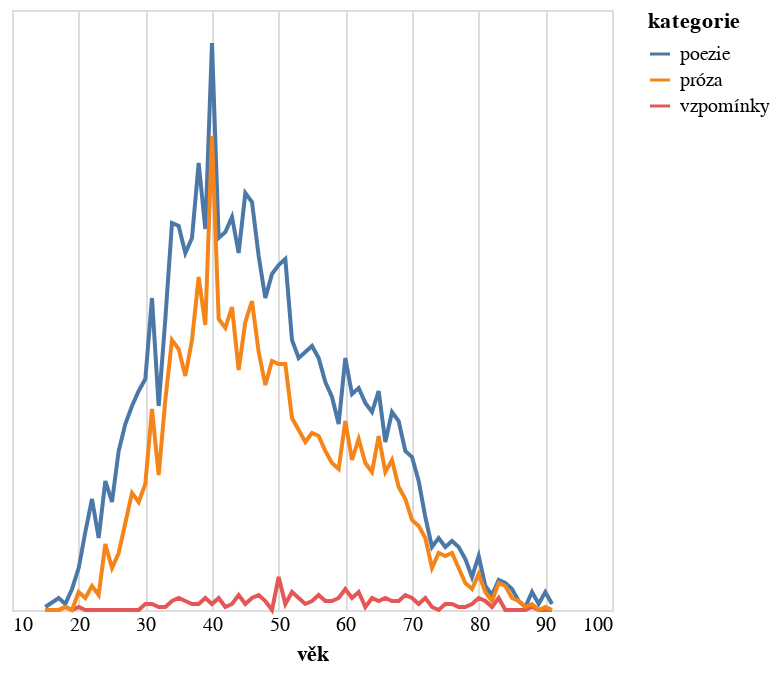

Source (notebook cell):
### Code cell
do_grafu2 = do_grafu.filter(pl.col("rok").is_between(1925,1975)).group_by(["vek","kategorie"]).len().rename({"len":"počet","vek":"věk"})
print(len(do_grafu.filter(pl.col("rok").is_between(1925,1975))))

alt.Chart(do_grafu2.to_pandas()).mark_line().encode(
    alt.X('věk:Q').axis(domain=False, tickSize=0),
    alt.Y('počet:Q').stack('zero').axis(None),
    alt.Color('kategorie:N')
)

### Figure 1 — Vega-Lite specification as saved in the notebook (floating-point values rounded to 4 significant figures; data arrays with more than 128 entries replaced by an {"elided": "..."} marker saying what was removed)
{"config": {"view": {"continuousWidth": 300, "continuousHeight": 300}}, "data": {"name": "data-f2296b480e2f79013cf4ee755ad1c3e5"}, "mark": {"type": "line"}, "encoding": {"color": {"field": "kategorie", "type": "nominal"}, "x": {"axis": {"domain": false, "tickSize": 0}, "field": "věk", "type": "quantitative"}, "y": {"axis": null, "field": "počet", "stack": "zero", "type": "quantitative"}}, "$schema": "https://vega.github.io/schema/vega-lite/v5.8.0.json", "datasets": {"data-f2296b480e2f79013cf4ee755ad1c3e5": {"elided": "199 records"}}}
